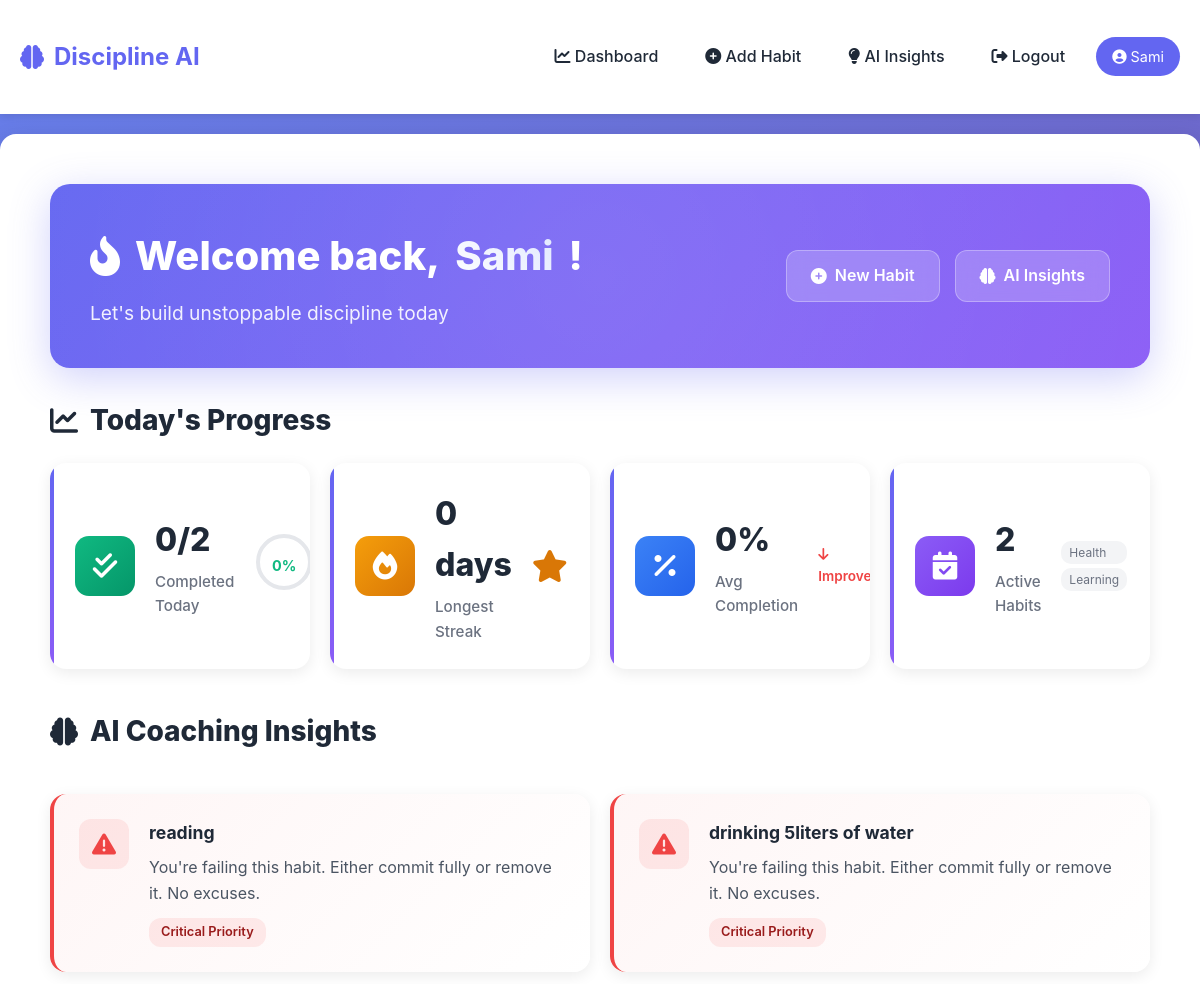
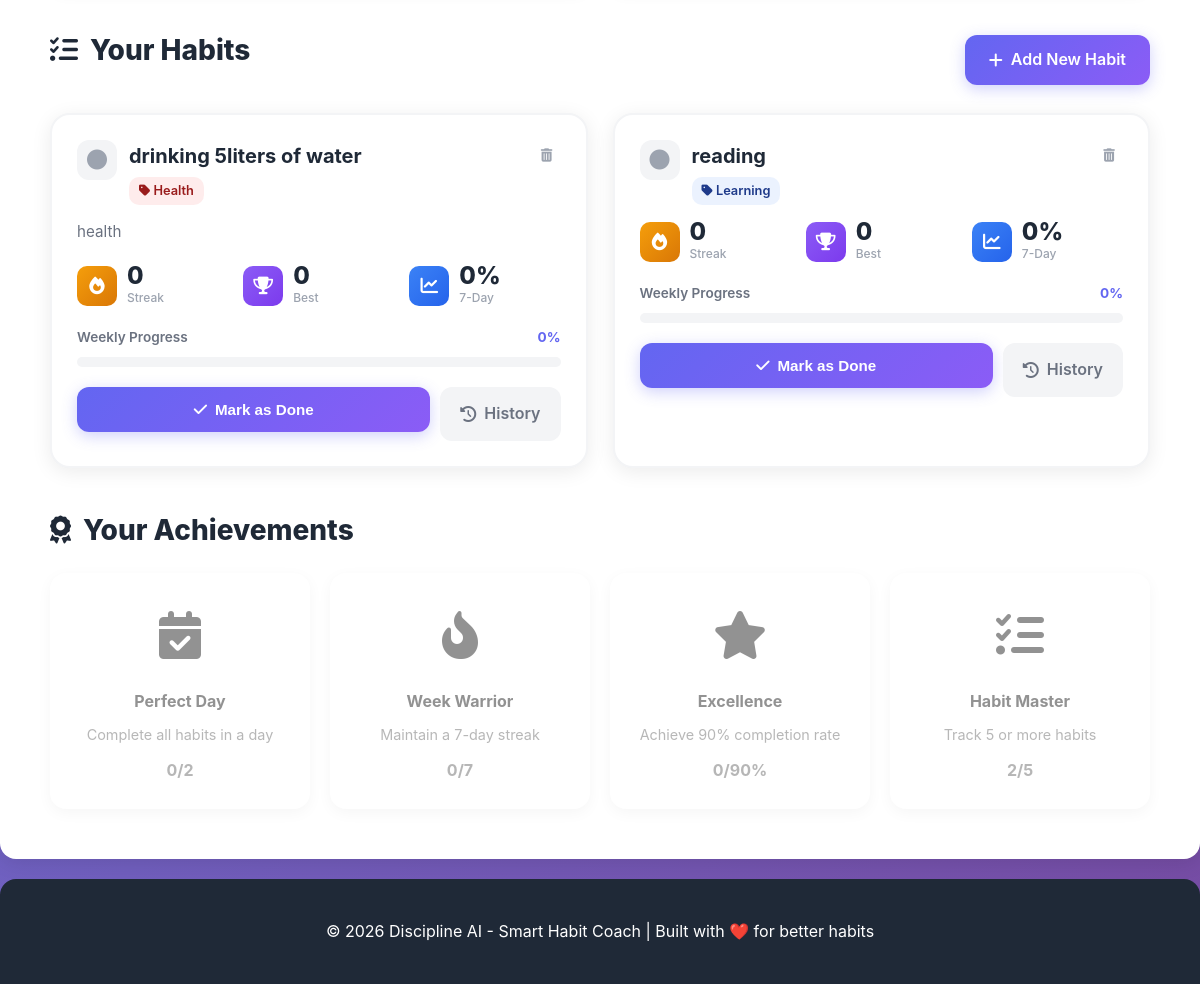
/dashboard (signed in), run on the app's committed database (2 pictures, top to bottom).
### tables this page shows
CREATE TABLE habits (
            id INTEGER PRIMARY KEY AUTOINCREMENT,
            user_id INTEGER NOT NULL,
            name TEXT NOT NULL,
            description TEXT,
            category TEXT,
            created_at TIMESTAMP DEFAULT CURRENT_TIMESTAMP,
            current_streak INTEGER DEFAULT 0,
            best_streak INTEGER DEFAULT 0,
            FOREIGN KEY (user_id) REFERENCES users (id)
        );

### app.py (the view)
@app.route('/dashboard')
@login_required
def dashboard():
    conn = get_db()
    cursor = conn.cursor()
    cursor.execute('SELECT * FROM habits WHERE user_id = ? ORDER BY created_at DESC',
                   (session['user_id'],))
    habits = cursor.fetchall()
    today = datetime.now().date()
    habit_data = []
    for habit in habits:
        cursor.execute('''
            SELECT completed FROM tracking
            WHERE habit_id = ? AND date = ?
        ''', (habit['id'], today))
        tracking = cursor.fetchone()
        completion_rate = DisciplineAI.get_completion_rate(habit['id'], 7)
        habit_data.append({
            'id': habit['id'],
            'name': habit['name'],
            'description': habit['description'],
            'category': habit['category'],
            'current_streak': habit['current_streak'],
            'best_streak': habit['best_streak'],
            'completion_rate': completion_rate,
            'completed_today': tracking['completed'] if tracking else False
        })
    insights = DisciplineAI.generate_insights(session['user_id'])
    conn.close()
    return render_template('dashboard.html',  habits=habit_data,insights=insights, today=today)

### templates/dashboard.html (shortened to what this page needs)
{% extends "base.html" %}
{% block content %}
<div class="container">
    <div class="dashboard-hero">
        <div class="hero-content-wrapper">
            <div class="welcome-section">
                <h1 class="welcome-title">
                    <i class="fas fa-fire-alt icon-pulse"></i>
                    Welcome back, <span class="gradient-text">{{ session.username }}</span>!
                </h1>
                <p class="welcome-subtitle">Let's build unstoppable discipline today</p>
            </div>
            <div class="quick-actions">
                <a href="{{ url_for('add_habit') }}" class="quick-action-btn">
                    <i class="fas fa-plus-circle"></i>
                    <span>New Habit</span>
                </a>
                <a href="{{ url_for('insights') }}" class="quick-action-btn">
                    <i class="fas fa-brain"></i>
                    <span>AI Insights</span>
                </a>
            </div>
        </div>
    </div>
    {% if habits %}
    <div class="progress-overview">
        <h2 class="section-title-modern">
            <i class="fas fa-chart-line"></i>
            Today's Progress
        </h2>
        <div class="progress-stats-grid">
            <div class="progress-stat-card">
                <div class="stat-icon-wrapper green">
                    <i class="fas fa-check-double"></i>
                </div>
                <div class="stat-content">
                    <div class="stat-number">{{ habits|selectattr('completed_today')|list|length }}/{{ habits|length }}</div>
                    <div class="stat-text">Completed Today</div>
                </div>
                <div class="stat-progress-ring">
                    {% set today_percentage = (habits|selectattr('completed_today')|list|length / habits|length * 100)|round|int %}
                    <svg class="progress-ring" width="60" height="60">
                        <circle class="progress-ring-circle" stroke="#e5e7eb" stroke-width="4" fill="transparent" r="26" cx="30" cy="30"/>
                        <circle class="progress-ring-circle-fill" stroke="#10b981" stroke-width="4" fill="transparent" r="26" cx="30" cy="30"
                                style="stroke-dasharray: 163.36; stroke-dashoffset: {{ 163.36 - (163.36 * today_percentage / 100) }};"/>
                    </svg>
                    <div class="progress-ring-text">{{ today_percentage }}%</div>
                </div>
            </div>
            <div class="progress-stat-card">
                <div class="stat-icon-wrapper orange">
                    <i class="fas fa-fire"></i>
                </div>
                <div class="stat-content">
                    {% set max_streak = 0 %}
                    {% for habit in habits %}
                        {% if habit.current_streak > max_streak %}
                            {% set max_streak = habit.current_streak %}
                        {% endif %}
                    {% endfor %}
                    <div class="stat-number">{{ max_streak }} days</div>
                    <div class="stat-text">Longest Streak</div>
                </div>
                <div class="streak-badge">
                    {% if max_streak >= 7 %}
                        <i class="fas fa-trophy trophy-gold"></i>
                    {% elif max_streak >= 3 %}
                        <i class="fas fa-medal trophy-silver"></i>
                    {% else %}
                        <i class="fas fa-star trophy-bronze"></i>
                    {% endif %}
                </div>
            </div>
            <div class="progress-stat-card">
                <div class="stat-icon-wrapper blue">
                    <i class="fas fa-percentage"></i>
                </div>
                <div class="stat-content">
                    {% set total_rate = 0 %}
                    {% for habit in habits %}
                        {% set total_rate = total_rate + habit.completion_rate %}
                    {% endfor %}
                    {% set avg_rate = (total_rate / habits|length)|round|int %}
                    <div class="stat-number">{{ avg_rate }}%</div>
                    <div class="stat-text">Avg Completion</div>
                </div>
                <div class="stat-trend">
                    {% if avg_rate >= 80 %}
                        <span class="trend-up"><i class="fas fa-arrow-up"></i> Excellent</span>
                    {% elif avg_rate >= 60 %}
                        <span class="trend-neutral"><i class="fas fa-minus"></i> Good</span>
                    {% else %}
                        <span class="trend-down"><i class="fas fa-arrow-down"></i> Improve</span>
                    {% endif %}
                </div>
            </div>
            <div class="progress-stat-card">
                <div class="stat-icon-wrapper purple">
                    <i class="fas fa-calendar-check"></i>
                </div>
                <div class="stat-content">
                    <div class="stat-number">{{ habits|length }}</div>
                    <div class="stat-text">Active Habits</div>
                </div>
                <div class="habit-categories">
                    {% set categories = habits|map(attribute='category')|unique|list %}
                    {% for category in categories[:3] %}
                        <span class="mini-badge">{{ category or 'Other' }}</span>
                    {% endfor %}
                </div>
            </div>
        </div>
    </div>
    {% endif %}
    {% if insights %}
    <div class="insights-section-modern">
        <div class="section-header-modern">
            <h2 class="section-title-modern">
                <i class="fas fa-brain icon-pulse"></i>
                AI Coaching Insights
            </h2>
        </div>
        <div class="insights-grid-modern">
            {% for insight in insights[:3] %}
            <div class="insight-card-modern insight-{{ insight.severity }}">
                <div class="insight-icon-badge badge-{{ insight.severity }}">
                    {% if insight.severity == 'critical' %}
                        <i class="fas fa-exclamation-triangle"></i>
                    {% elif insight.severity == 'high' %}
                        <i class="fas fa-exclamation-circle"></i>
                    {% elif insight.severity == 'positive' %}
                        <i class="fas fa-trophy"></i>
                    {% else %}
                        <i class="fas fa-info-circle"></i>
                    {% endif %}
                </div>
                <div class="insight-content-modern">
                    <h4 class="insight-habit-name">{{ insight.habit_name }}</h4>
                    <p class="insight-message-modern">{{ insight.message }}</p>
                    <div class="insight-severity-tag tag-{{ insight.severity }}">
                        {% if insight.severity == 'critical' %}Critical Priority
                        {% elif insight.severity == 'high' %}High Priority
                        {% elif insight.severity == 'positive' %}Achievement
                        {% else %}Insight{% endif %}
                    </div>
                </div>
            </div>
            {% endfor %}
        </div>
    </div>
    {% endif %}
    <div class="habits-section-modern">
        <div class="section-header-modern">
            <h2 class="section-title-modern">
                <i class="fas fa-tasks"></i>
                Your Habits
            </h2>
            <a href="{{ url_for('add_habit') }}" class="btn btn-primary-modern">
                <i class="fas fa-plus"></i> Add New Habit
            </a>
        </div>
        {% if habits %}
        <div class="habits-grid-modern">
            {% for habit in habits %}
            <div class="habit-card-modern {% if habit.completed_today %}completed{% endif %}">
                <div class="habit-card-header">
                    <div class="habit-info-section">
                        <div class="habit-status-indicator {% if habit.completed_today %}status-completed{% else %}status-pending{% endif %}">
                            <i class="fas fa-{% if habit.completed_today %}check-circle{% else %}circle{% endif %}"></i>
                        </div>
                        <div>
                            <h3 class="habit-name-modern">{{ habit.name }}</h3>
                            {% if habit.category %}
                            <span class="habit-category-modern category-{{ habit.category|lower }}">
                                <i class="fas fa-tag"></i> {{ habit.category }}
                            </span>
                            {% endif %}
                        </div>
                    </div>
                    <form method="POST" action="{{ url_for('delete_habit', habit_id=habit.id) }}"
                          onsubmit="return confirm('Delete this habit?');" class="delete-form">
                        <button type="submit" class="btn-icon-modern btn-danger" title="Delete">
                            <i class="fas fa-trash-alt"></i>
                        </button>
                    </form>
                </div>
                {% if habit.description %}
                <p class="habit-description-modern">{{ habit.description }}</p>
                {% endif %}
                <div class="habit-stats-modern">
                    <div class="stat-item-modern">
                        <div class="stat-icon-modern streak">
                            <i class="fas fa-fire"></i>
                        </div>
                        <div>
                            <div class="stat-value-modern">{{ habit.current_streak }}</div>
                            <div class="stat-label-modern">Streak</div>
                        </div>
                    </div>
                    <div class="stat-item-modern">
                        <div class="stat-icon-modern trophy">
                            <i class="fas fa-trophy"></i>
                        </div>
                        <div>
                            <div class="stat-value-modern">{{ habit.best_streak }}</div>
                            <div class="stat-label-modern">Best</div>
                        </div>
                    </div>
                    <div class="stat-item-modern">
                        <div class="stat-icon-modern chart">
                            <i class="fas fa-chart-line"></i>
                        </div>
                        <div>
                            <div class="stat-value-modern">{{ habit.completion_rate|round|int }}%</div>
                            <div class="stat-label-modern">7-Day</div>
                        </div>
                    </div>
                </div>
                <div class="progress-container-modern">
                    <div class="progress-labels">
                        <span class="progress-label-text">Weekly Progress</span>
                        <span class="progress-label-percent">{{ habit.completion_rate|round|int }}%</span>
                    </div>
                    <div class="progress-bar-modern">
                    </div>
                </div>
                <div class="habit-actions-modern">
                    <form method="POST" action="{{ url_for('track_habit', habit_id=habit.id) }}" class="track-form-modern">
                        {% if habit.completed_today %}
                        <button type="submit" class="btn-track-modern btn-completed">
                            <i class="fas fa-check-circle"></i>
                            <span>Completed Today</span>
                        </button>
                        {% else %}
                        <button type="submit" class="btn-track-modern btn-pending">
                            <i class="fas fa-check"></i>
                            <span>Mark as Done</span>
                        </button>
                        {% endif %}
                    </form>
                    <a href="{{ url_for('habit_history', habit_id=habit.id) }}" class="btn-history-modern">
                        <i class="fas fa-history"></i> History
                    </a>
                </div>
            </div>
            {% endfor %}
        </div>
        {% endif %}
    </div>
    {% if habits %}
    <div class="achievements-section">
        <h2 class="section-title-modern">
            <i class="fas fa-award"></i>
            Your Achievements
        </h2>
        <div class="achievements-grid">
            {% set total_completed = habits|selectattr('completed_today')|list|length %}
            {% set max_streak = 0 %}
            {% for habit in habits %}
                {% if habit.current_streak > max_streak %}
                    {% set max_streak = habit.current_streak %}
                {% endif %}
            {% endfor %}
            {% set total_rate = 0 %}
            {% for habit in habits %}
                {% set total_rate = total_rate + habit.completion_rate %}
            {% endfor %}
            {% set avg_completion = (total_rate / habits|length)|round|int %}
            <div class="achievement-card {% if total_completed == habits|length %}unlocked{% endif %}">
                <div class="achievement-icon">
                    <i class="fas fa-calendar-check"></i>
                </div>
                <h4>Perfect Day</h4>
                <p>Complete all habits in a day</p>
                <div class="achievement-progress">{{ total_completed }}/{{ habits|length }}</div>
            </div>
            <div class="achievement-card {% if max_streak >= 7 %}unlocked{% endif %}">
                <div class="achievement-icon">
                    <i class="fas fa-fire-alt"></i>
                </div>
                <h4>Week Warrior</h4>
                <p>Maintain a 7-day streak</p>
                <div class="achievement-progress">{{ max_streak }}/7</div>
            </div>
            <div class="achievement-card {% if avg_completion >= 90 %}unlocked{% endif %}">
                <div class="achievement-icon">
                    <i class="fas fa-star"></i>
                </div>
                <h4>Excellence</h4>
                <p>Achieve 90% completion rate</p>
                <div class="achievement-progress">{{ avg_completion }}/90%</div>
            </div>
            <div class="achievement-card {% if habits|length >= 5 %}unlocked{% endif %}">
                <div class="achievement-icon">
                    <i class="fas fa-list-check"></i>
                </div>
                <h4>Habit Master</h4>
                <p>Track 5 or more habits</p>
                <div class="achievement-progress">{{ habits|length }}/5</div>
            </div>
        </div>
    </div>
    {% endif %}
</div>
{% endblock %}

### data on the page
habits: category "Health", habit_name "drinking 5liters of water", message "You're failing this habit. Either commit fully or remove it. No excuses.", name "drinking 5liters of water", description "health", current_streak "0", best_streak "0", completion_rate "0"
habits: category "Learning", habit_name "reading", message "You're failing this habit. Either commit fully or remove it. No excuses.", name "reading", current_streak "0", best_streak "0", completion_rate "0"

### other printed values
{{ session.username }} "Sami"
{{ habits|selectattr('completed_today')|list|length }} "0"
{{ habits|length }} "2"
{{ today_percentage }} "0"
{{ max_streak }} "0"
{{ avg_rate }} "0"
{{ total_completed }} "0"
{{ avg_completion }} "0"
